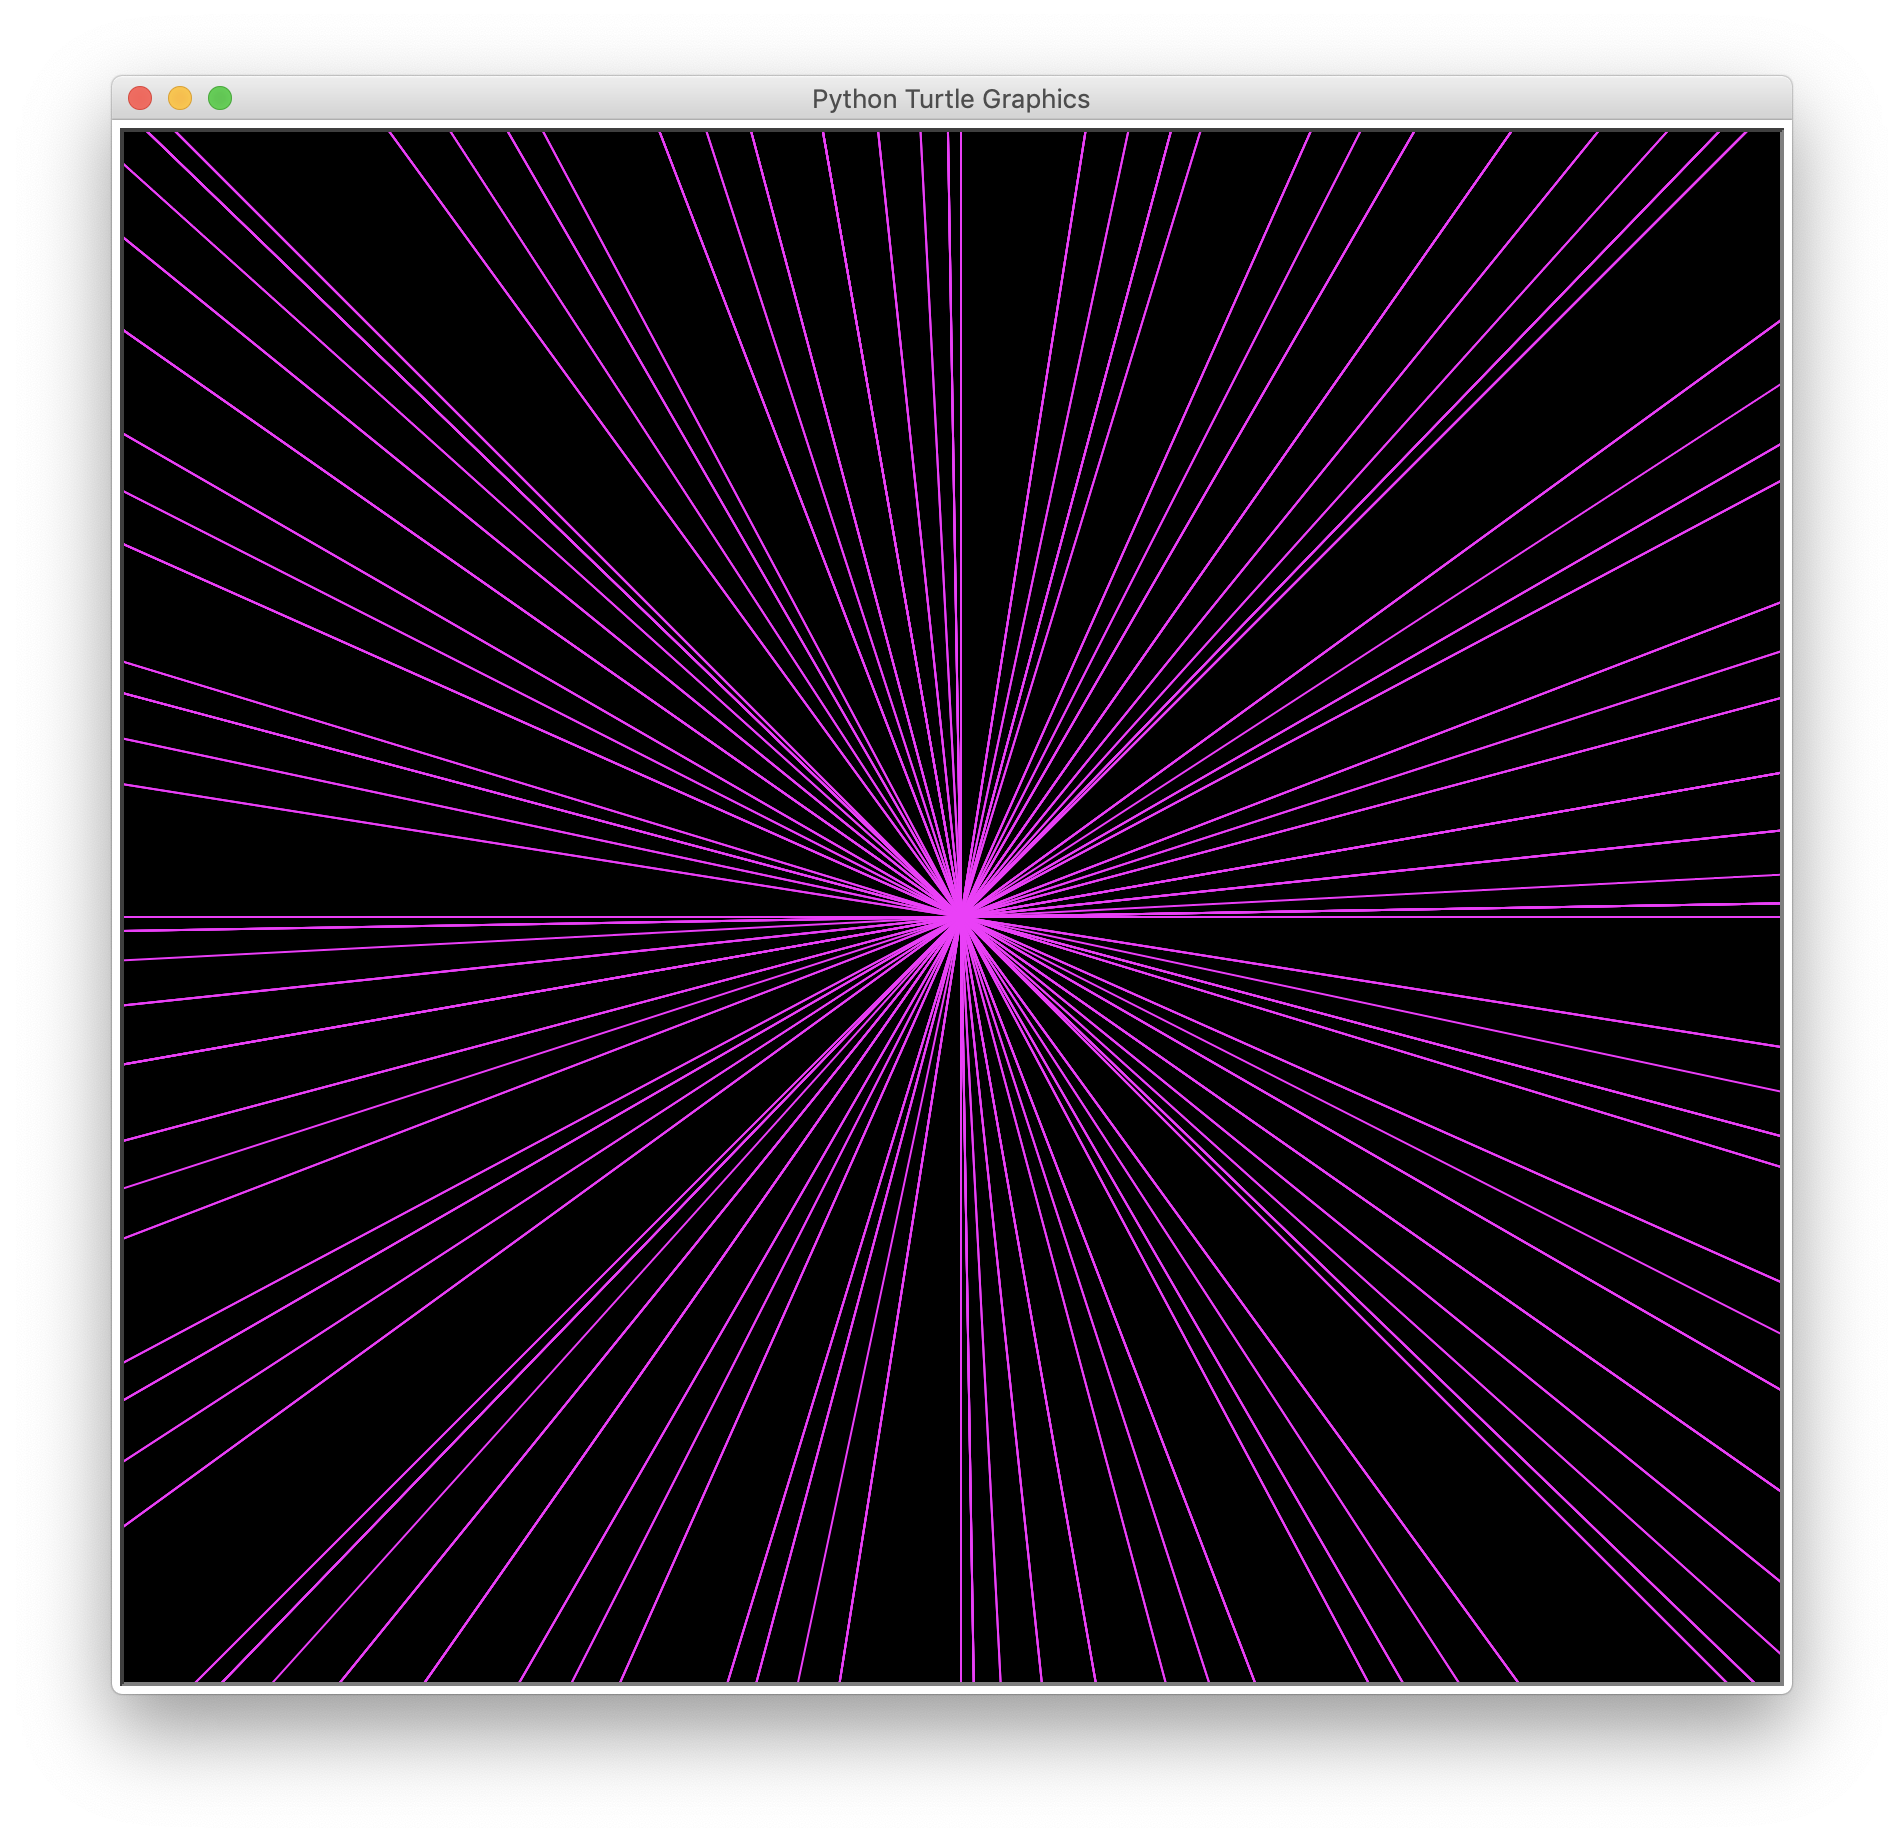

Here is the Python script that generated this plot:
import turtle

rafa = turtle.Turtle()
rafa.getscreen().bgcolor("black")
rafa.speed(0)

# for x in range(20):
# 	rafa.width(x*x)
# 	rafa.penup()
# 	rafa.color("cyan")
# 	rafa.sety(-x*x*5)
# 	rafa.pendown()
# 	rafa.circle(x*x*5)	

# rafa.penup()
# rafa.home()
# rafa.pendown()

for i in range(300):
	rafa.color("magenta")
	rafa.forward(600)
	rafa.penup()
	rafa.setposition(0,0)
	rafa.pendown()
	rafa.left(i)

turtle.done()
